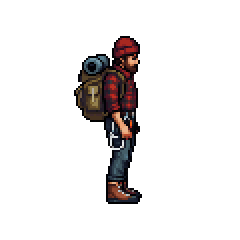
#> input picture assets/climbers/lumberjack/belay/0.png, 120 x 120 px, found by its file name (shown 2 times larger)
$ python ties.py
#> lines starting #> are read from the running program, lines starting #| are printed output that depends on the picture
"""Find where the rope ties in (the front of the harness) on every frame of a base climber's clips.

The harness was marked by hand on one frame of each clip (ANCHORS: the front of the belt, where the rope's knot
sits). Every frame is then matched to the marked frames by its torso: the block of pack, jacket and belt above the
tie point is slid over the frame until it fits best, and the tie point moves with it. A frame is tried against its
own clip's mark and the marks of the poses it passes through (a sit starts standing, a pull-up starts from the
climb's grip), and the best fit wins.
Prints one JSON object, {who: {clip: [[x, y], ...]}}, for js/scene.js (TIE_GEO); with a file name, also draws a sheet
with every point marked, to check by eye.
Run from the repository root: python3 art/tools/ties.py [sheet.png]
"""
import json, sys
from PIL import Image, ImageDraw
import numpy as np
from numpy.lib.stride_tricks import sliding_window_view

CLIPS = ["climb", "rest", "yes", "idle", "look", "drink", "slump", "land", "sit", "walk", "belay", "yank", "cheer",
         "fall", "dangle", "tumble", "mantle"]
# (clip: the frame marked by hand and the tie point on it)
ANCHORS = {
    "lumberjack": {"climb": (0, 70, 58), "idle": (0, 55, 54), "walk": (0, 54, 53), "belay": (0, 66, 58), "yank": (3, 76, 60),
                   "fall": (0, 66, 56), "dangle": (0, 68, 54), "tumble": (0, 64, 53), "land": (0, 59, 57), "sit": (8, 59, 77),
                   "cheer": (0, 75, 68), "mantle": (8, 78, 53)},
    "woman": {"climb": (0, 70, 58), "idle": (0, 53, 55), "walk": (0, 54, 54), "belay": (0, 65, 60), "yank": (3, 72, 60),
              "fall": (0, 63, 58), "dangle": (0, 65, 56), "tumble": (0, 61, 55), "land": (0, 55, 64), "sit": (8, 58, 71),
              "cheer": (0, 73, 67), "mantle": (8, 76, 52)}}
# (clips drawn in the pose of another's marked frame)
SAME = {"rest": "climb", "yes": "climb", "look": "idle", "drink": "idle", "slump": "idle"}
ALSO = {"sit": ["idle"], "land": ["idle"], "mantle": ["climb", "idle"], "yank": ["belay", "idle"], "cheer": ["idle"],
        "fall": ["climb", "dangle"], "tumble": ["dangle"], "dangle": ["tumble"], "belay": ["idle"], "walk": ["idle"]}

def load(who, clip, i):
#> called with who = 'lumberjack', clip = 'climb', i = 0
    return np.asarray(Image.open(f"assets/climbers/{who}/{clip}/{i}.png").convert("RGBA")).astype(np.float32)

def count(who, clip):
    n = 0
    while True:
        try: Image.open(f"assets/climbers/{who}/{clip}/{n}.png")
        except FileNotFoundError: return n
        n += 1

def template(who, src):
    f, tx, ty = ANCHORS[who][src]; ref = load(who, src, f); x0, y0 = tx - 22, ty - 24
    tpl = ref[y0:ty + 2, x0:tx + 1]
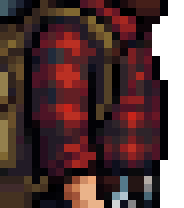
#> tpl: shape (26, 23, 4) float32 (shown 8 times larger); mean R, G, B, A 57.2, 30.6, 30.5, 225.2; transparent parts drawn white
    return tpl, (tpl[..., 3] > 40).astype(np.float32), x0, y0, tx, ty

def match(tpl, mask, im, cx, cy, r=36):
    """Where the block fits the frame best, as an offset from (cx, cy), and how well (lower is better)."""
    h, w = mask.shape
    W = sliding_window_view(im, (h, w, 4))[:, :, 0]
    # colour difference where the block has the figure, and a penalty where the frame has nothing there
    cost = (((W[..., :3] - tpl[..., :3]) ** 2).sum(-1) * mask).sum((-1, -2)) + ((W[..., 3] < 40) * mask).sum((-1, -2)) * 3e4
    ys, xs = np.mgrid[0:cost.shape[0], 0:cost.shape[1]]
    cost[(abs(ys - cy) > r) | (abs(xs - cx) > r)] = np.inf
    y, x = np.unravel_index(np.argmin(cost), cost.shape)
    return x - cx, y - cy, cost[y, x] / mask.sum()

def run(who):
    out = {}
    for clip in CLIPS:
        src = SAME.get(clip, clip)
        T = [template(who, k) for k in [src] + ALSO.get(src, [])]
#> T = 1 item
        pts = []
        for i in range(count(who, clip)):
            im = load(who, clip, i); best = None
            for tpl, mask, x0, y0, tx, ty in T:
                dx, dy, c = match(tpl, mask, im, x0, y0)
                if best is None or c < best[0]: best = (c, tx + dx, ty + dy)
#> this loop made 1 pass
#> (x0, y0, tx, ty, h in match, w in match, y in match, x in match) on pass 1: (48, 34, 70, 58, 26, 23, 34, 48)
#> pass 1, in match, `cost = (((W[..., :3] - tpl[..., :3]) ** 2).sum(-1) * mask).sum((-1, -2..`:
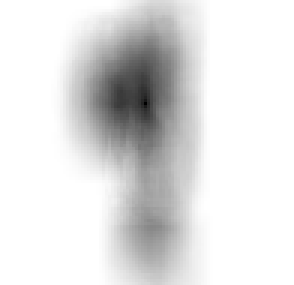
#> cost: shape (95, 98) float32 (shown 3 times larger); min 0, max 21788232, mean 19220882; drawn with min black and max white
            pts.append([int(best[1]), int(best[2])])
        a = ANCHORS[who][src]; out[clip] = tidy(clip, pts, a[1:])
#> after `a = ANCHORS[who][src]`: a = (0, 70, 58)
    return out

# (the match can lock onto the wrong side of a figure that is turning: in the loops, where the body hangs or stands in
# much the same place throughout, a point far from the one marked by hand is put back on it; in the sit, which only moves one
# way, the frames between standing and seated are spaced evenly between the two)
LOOPS = {"idle", "look", "drink", "slump", "walk", "belay", "dangle", "tumble"}
def tidy(clip, pts, mark):
    if clip in LOOPS:
        mx, my = mark
        pts = [p if abs(p[0] - mx) + abs(p[1] - my) <= 6 else [mx, my] for p in pts]
    if clip == "sit":
        a, b = pts[2], pts[-1]; n = len(pts) - 3
        pts = pts[:3] + [[round(a[0] + (b[0] - a[0]) * k / n), round(a[1] + (b[1] - a[1]) * k / n)] for k in range(1, n)] + [b]
    return pts

if __name__ == "__main__":
#> (the run stopped early here; a loop or call above may not have finished)
